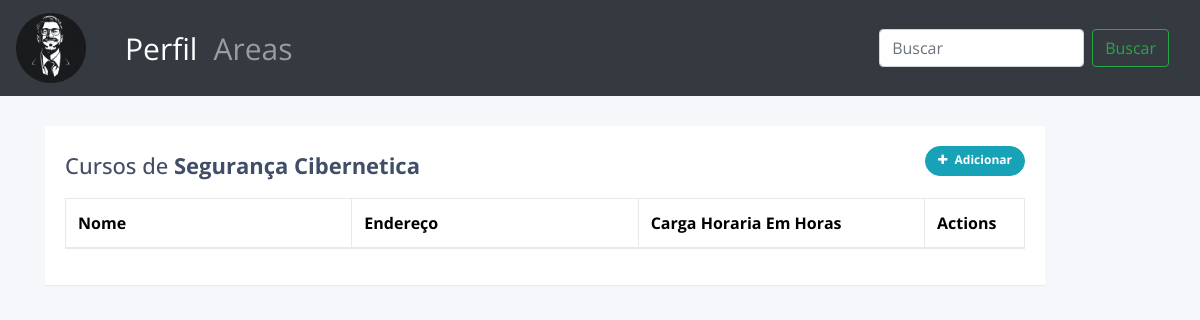
/cursos/2/, run on an earlier commit of the app's database.
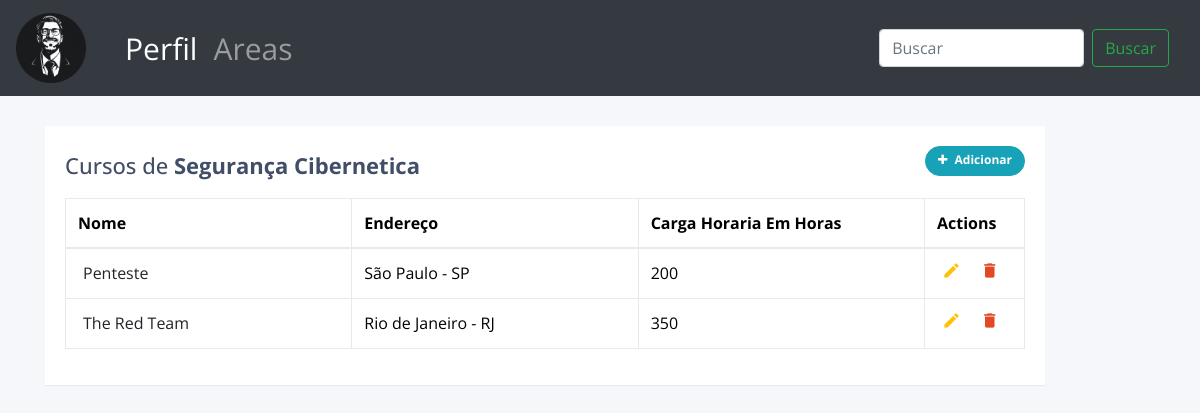
And on a later commit of the database.
### app/models.py (models this page shows, shortened)
class Area(models.Model):
    nome = models.CharField(max_length=150)
    material = models.IntegerField()
    descricao = models.TextField()
    imagem = models.ImageField(upload_to='area/', null=True, blank=True)

class Curso(models.Model):
    nome = models.CharField(max_length=150)
    carga_horaria = models.IntegerField()
    endereco = models.CharField(max_length=150)
    link = models.URLField()
    area = models.ForeignKey('Area', on_delete=models.CASCADE)

### app/views.py (the view)
# urls.py: path('cursos/<int:area_id>/', views.cursos, name='cursos'),
def cursos(request, area_id):
    area = models.Area.objects.get(id=area_id)
    cursos = models.Curso.objects.filter(area=area)
    context = {
        'area': area,
        'cursos': cursos
    }
    return render(request, 'app/cursos.html', context)

### app/templates/app/cursos.html (shortened to what this page needs)
{% extends "app/bloco.html" %}
{% block bloco %}
<div class="container-lg">
    <div class="table-responsive" style="width: 1000px;">
        <div class="table-wrapper">
            <div class="table-title">
                <div class="row">
                    <div class="col-sm-8"><h2>Cursos de<b> {{ area.nome }}</b></h2></div>
                    <div class="col-sm-4">
                        <a href="{% url 'cadastro_curso' %}" class="btn btn-info add-new"><i class="fa fa-plus"></i> Adicionar</a>
                    </div>
                </div>
            </div>
            <table class="table table-bordered">
                <thead>
                    <tr>
                        <th>Nome</th>
                        <th>Endereço</th>
                        <th>Carga Horaria Em Horas</th>
                        <th>Actions</th>
                    </tr>
                </thead>
                <tbody>
                    {% for c in cursos %}
                        <tr>
                            <td><a class="link-dark link-offset-2 link-underline-opacity-25 link-underline-opacity-30-hover"  href="{{ c.link }}">{{ c.nome }}</a></td>
                            <td>{{ c.endereco }}</td>
                            <td>{{ c.carga_horaria }}</td>
                            <td>
                                <a href="{% url 'editar_curso' c.id %}" class="edit" title="Edit" data-toggle="tooltip"><i class="material-icons">&#xE254;</i></a>
                                <a href="{% url 'deletar_curso' c.id %}" class="delete" title="Delete" data-toggle="tooltip"><i class="material-icons">&#xE872;</i></a>
                            </td>
                        </tr>
                    {% endfor %}
                </tbody>
            </table>
        </div>
    </div>
</div>
{% endblock %}

### app/templates/app/bloco.html (shortened to what this page needs)
<!DOCTYPE html>
<html lang="en">
<head>
    <link href="https://cdn.jsdelivr.net/npm/bootstrap@5.3.3/dist/css/bootstrap.min.css" rel="stylesheet">
    <link rel="stylesheet" href="https://stackpath.bootstrapcdn.com/bootstrap/4.5.0/css/bootstrap.min.css">
    <link rel="stylesheet" href="https://maxcdn.bootstrapcdn.com/font-awesome/4.7.0/css/font-awesome.min.css">
</head>
<body>
    <nav class="navbar navbar-expand-lg navbar-dark bg-dark">
        <a class="navbar-brand" href="{% url 'index' %}">
            <img src="../../../static/img/Mask group.png" width="70" height="70" alt="">
        </a>
        <div class="collapse navbar-collapse container-fluid" id="navbarNavDropdown">
          <ul class="navbar-nav">
            <li class="nav-item active">
                <a class="nav-link" href="{% url 'perfil' %}" style="font-size: 30px;">Perfil</a>
            </li>
            <li class="nav-item">
                <a class="nav-link" href="#" style="font-size: 30px;">Areas</a>
            </li>
          </ul>
          <form class="form-inline my-2 my-lg-0 nav nav justify-content-end ">
            <div>
              <input class="form-control mr-sm-2" type="search" placeholder="Buscar" aria-label="Search">
            </div>
            <button class="btn btn-outline-success my-2 my-sm-0" type="submit">Buscar</button>
          </form>
        </div>
      </nav>
{% block bloco %}
{% endblock %}
</body>
</html>

### app/templates/app/cursos.html (style rules this page uses)
body { color: #404E67; background: #F5F7FA; font-family: 'Open Sans', sans-serif; }
.table-wrapper { width: 1000px; margin: 30px auto; background: #fff; padding: 20px; box-shadow: 0 1px 1px rgba(0,0,0,.05); }
.table-title { padding-bottom: 10px; margin: 0 0 10px; }
.table-title h2 { margin: 6px 0 0; font-size: 22px; }
.table-title .add-new { float: right; height: 30px; font-weight: bold; font-size: 12px; text-shadow: none; min-width: 100px; border-radius: 50px; line-height: 13px; }
.table-title .add-new i { margin-right: 4px; }
table.table { table-layout: fixed; }
table.table tr th, table.table tr td { border-color: #e9e9e9; }
table.table th:last-child { width: 100px; }
table.table td a { cursor: pointer; display: inline-block; margin: 0 5px; min-width: 24px; }
table.table td a.edit { color: #FFC107; }
table.table td a.delete { color: #E34724; }
table.table td i { font-size: 19px; }

What changed in the data, as far as the page shows it:
added Curso: nome "Penteste", endereco "São Paulo - SP", carga_horaria "200"
added Curso: nome "The Red Team", endereco "Rio de Janeiro - RJ", carga_horaria "350"
